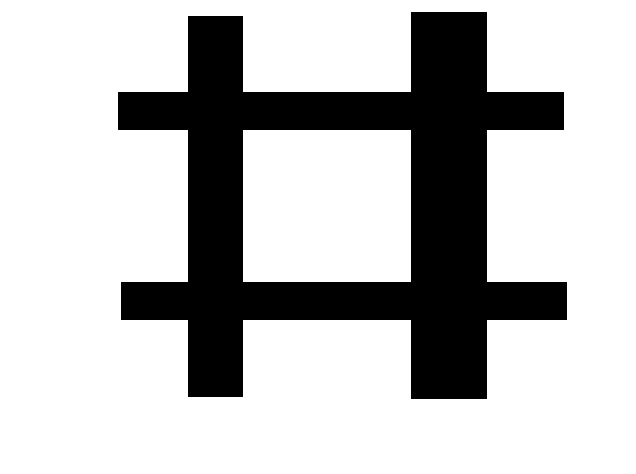
#> input picture 11_gradient/images/scharr.bmp, 636 x 474 px
$ python 3_scharr.py   (older library calls are emulated)
#> lines starting #> are read from the running program, lines starting #| are printed output that depends on the picture; after the words box and inside, x2 and y2 are one past the last pixel; in counts of white or black regions, pixels touching at a corner belong together
import cv2

img = cv2.imread('./images/scharr.bmp', cv2.IMREAD_GRAYSCALE)
#> img: shape (474, 636); 75.4% white; 1 black region, box (x1, y1, x2, y2) and area: (118, 12, 567, 399) 74307

scharrx = cv2.Scharr(img, cv2.CV_64F, 1, 0)
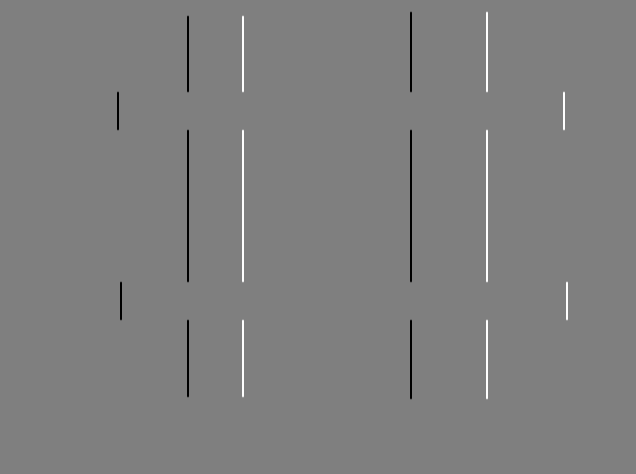
#> scharrx: shape (474, 636) float64; min -4080, max 4080, mean 0; drawn with min black and max white
scharrx = cv2.convertScaleAbs(scharrx)   # 轉回uint8
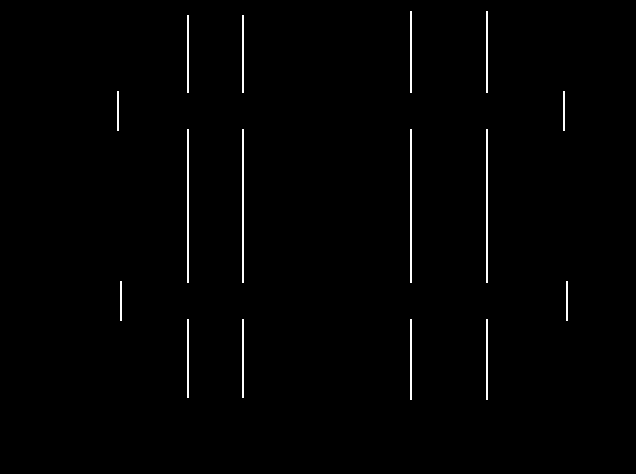
#> scharrx: shape (474, 636); 0.94% white in thin lines or dots, all inside (x1, y1, x2, y2) = (117, 11, 568, 400)

scharry = cv2.Scharr(img, cv2.CV_64F, 0, 1)
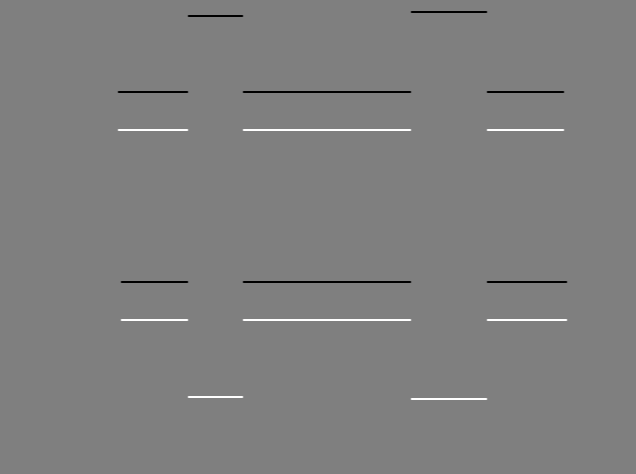
#> scharry: shape (474, 636) float64; min -4080, max 4080, mean 0; drawn with min black and max white
scharry = cv2.convertScaleAbs(scharry)   # 轉回uint8
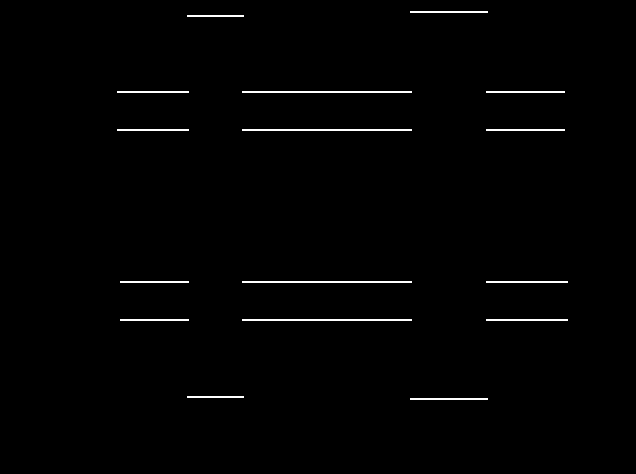
#> scharry: shape (474, 636); 1% white in thin lines or dots, all inside (x1, y1, x2, y2) = (117, 11, 568, 400)

scharrxy =  cv2.addWeighted(scharrx, 0.5, scharry, 0.5, 0)
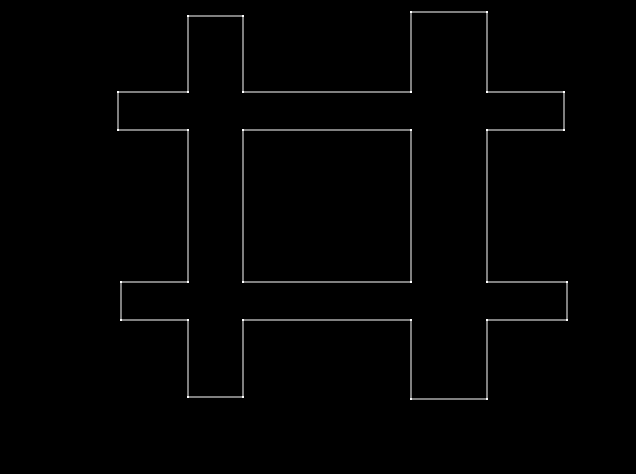
#> scharrxy: shape (474, 636); min 0, max 255, mean 2.5

# 注意：下列式子是錯誤的，因為 dx+dy 必須等於 1
# scharrxy11 = cv2.Scharr(img, cv2.CV_64F, 1, 1)

cv2.imshow("original", img)
cv2.imshow("x", scharrx)
cv2.imshow("y", scharry)
cv2.imshow("x+y", scharrxy)

cv2.waitKey(0)
cv2.destroyAllWindows()
